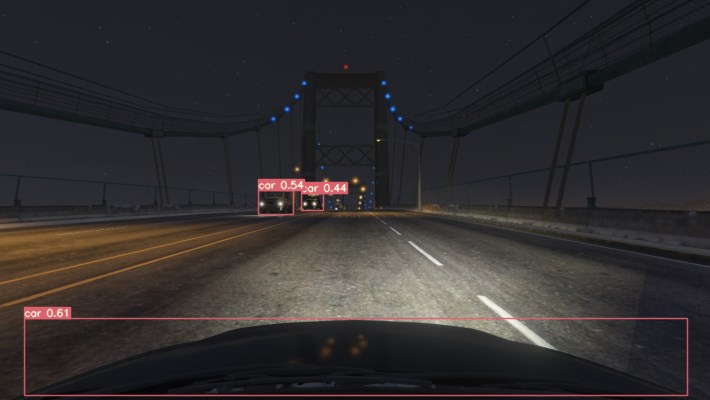
#> input picture Team1/v2x_server/pred_danger/yolov7/runs/detect/.._datasets_GTACrash_accident/053667.jpg, 710 x 400 px; its folder holds only this picture in this run
$ python -i apply_fog_filter.py   (imports and definitions only)
#> lines starting #> are read from the running program, lines starting #| are printed output that depends on the picture
#> further down, picture is the input picture: shape (400, 710, 3); mean B, G, R 47.6, 46.9, 50.3
import cv2
import numpy as np
import os

# ---------- 유틸: fBM 스타일 노이즈 ----------
def fbm_noise(h, w, octaves=4, persistence=0.5, seed=0):
    rng = np.random.default_rng(seed)
    noise = np.zeros((h, w), np.float32)
    amp = 1.0
    total_amp = 0.0
    for i in range(octaves):
        fh, fw = max(1, h // (2**(octaves - 1 - i))), max(1, w // (2**(octaves - 1 - i)))
        base = rng.random((fh, fw)).astype(np.float32)
        base = cv2.resize(base, (w, h), interpolation=cv2.INTER_CUBIC)
        k = max(1, int(3 * (i + 1)))
        if k % 2 == 0: k += 1
        base = cv2.GaussianBlur(base, (k, k), 0)
        noise += base * amp
        total_amp += amp
        amp *= persistence
    noise = noise / (total_amp + 1e-6)
    return np.clip(noise, 0, 1)

# ---------- 유틸: 라이트 샤프트 ----------
def light_rays(mask, light_pos, ray_length=200, ray_decay=0.95, blur_ksize=25):
    h, w = mask.shape[:2]
    cx, cy = w / 2.0, h / 2.0
    vx, vy = (cx - light_pos[0], cy - light_pos[1])
    vlen = np.hypot(vx, vy) + 1e-6
    dx, dy = vx / vlen, vy / vlen

    acc = np.zeros_like(mask, dtype=np.float32)
    tmp = mask.copy().astype(np.float32)

    if blur_ksize % 2 == 0: blur_ksize += 1
    tmp = cv2.GaussianBlur(tmp, (blur_ksize, blur_ksize), 0)

    strength = 1.0
    for _ in range(int(ray_length)):
        M = np.float32([[1, 0, dx], [0, 1, dy]])
        tmp = cv2.warpAffine(tmp, M, (w, h), flags=cv2.INTER_LINEAR, borderMode=cv2.BORDER_REFLECT)
        acc += tmp * strength
        strength *= ray_decay

    acc = acc - acc.min()
    if acc.max() > 1e-6:
        acc = acc / acc.max()
    acc = cv2.GaussianBlur(acc, (blur_ksize, blur_ksize), 0)
    return np.clip(acc, 0, 1)

# ---------- 볼류메트릭 안개 ----------
def apply_volumetric_fog(image_bgr,
                         strength=0.55,
                         fog_color=(245, 248, 250),
                         height_bias=0.1,
                         height_falloff=1.8,
                         noise_scale=0.5,
                         noise_octaves=4,
                         desaturate=0.65,
                         contrast_fade=0.45,
                         light_pos=None,
                         ray_strength=0.7,
                         ray_length=180,
                         ray_decay=0.965,
                         seed=7):
#> called with strength = 0.55, fog_color = (245, 248, 250), height_bias = 0.1, height_falloff = 1.8, noise_scale = 0.5, noise_octaves = 4, desaturate = 0.65, contrast_fade = 0.45
    img = image_bgr.astype(np.float32) / 255.0
    h, w = img.shape[:2]
#> h = 400; w = 710

    yy = np.linspace(0, 1, h, dtype=np.float32)[:, None]
#> yy = 400 values from 0 to 1
    depth_grad = np.clip((yy - height_bias) * height_falloff, 0, 1)
#> depth_grad = 400 values from 0 to 1

    noise = fbm_noise(h, w, octaves=noise_octaves, persistence=0.5, seed=seed)
#> after the loop in fbm_noise, `for i in range(octaves):`:
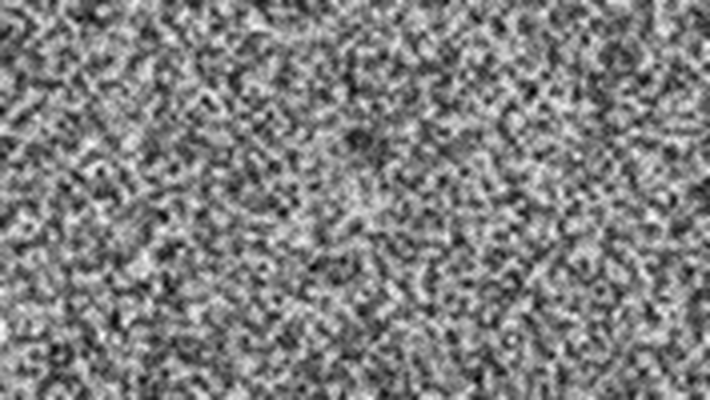
#> noise: shape (400, 710) float32; min 0.116, max 1.74, mean 0.937; drawn with min black and max white
    noise = (noise - 0.5) * 1.4 + 0.5
    noise = np.clip(noise, 0, 1)

    fog_density = (1 - noise_scale) * depth_grad + (noise_scale) * (depth_grad * noise)
    fog_density = cv2.GaussianBlur(fog_density, (0, 0), sigmaX=3, sigmaY=3)
    fog_density = np.clip(fog_density, 0, 1)

    hsv = cv2.cvtColor((img * 255).astype(np.uint8), cv2.COLOR_BGR2HSV).astype(np.float32)
    H, S, V = cv2.split(hsv)
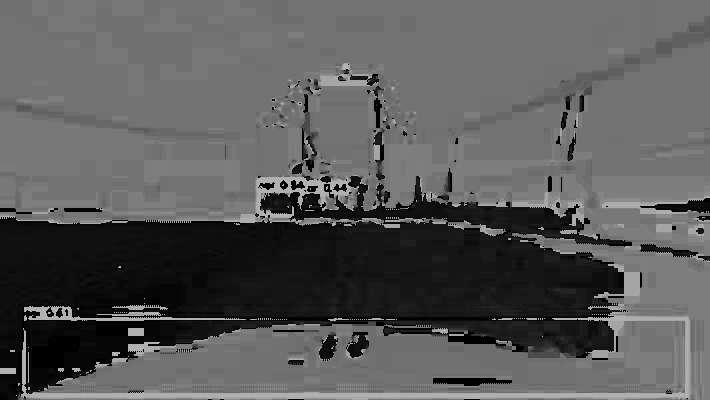
#> H: shape (400, 710) float32; min 0, max 179, mean 89.5
    S = S * (1.0 - desaturate * fog_density)
    S = np.clip(S, 0, 255)
    hsv_mod = cv2.merge([H, S, V]).astype(np.uint8)
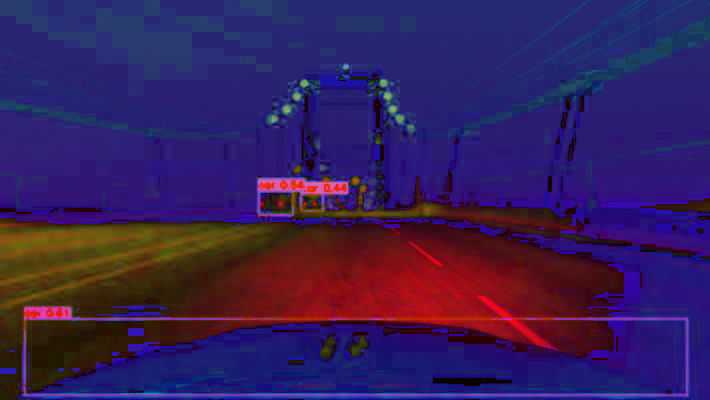
#> hsv_mod: shape (400, 710, 3); mean B, G, R 89.5, 31.3, 54.2
    img_desat = cv2.cvtColor(hsv_mod, cv2.COLOR_HSV2BGR).astype(np.float32) / 255.0

    fog_density3 = fog_density[..., None]               # (H, W) -> (H, W, 1)
    img_flat = (img_desat - 0.5) * (1.0 - (contrast_fade * fog_density3)) + 0.5
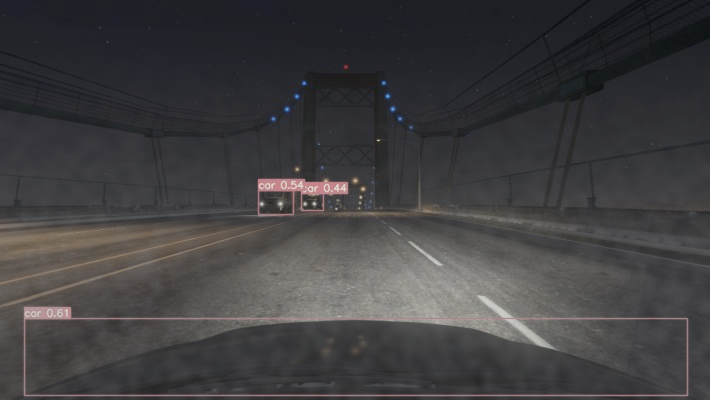
#> img_flat: shape (400, 710, 3) float32; mean B, G, R 0.256, 0.25, 0.254
    # img_flat = (img_desat - 0.5) * (1.0 - (contrast_fade * fog_density)) + 0.5
    img_flat = np.clip(img_flat, 0, 1)

    if light_pos is None:
        gray = cv2.cvtColor((img * 255).astype(np.uint8), cv2.COLOR_BGR2GRAY)
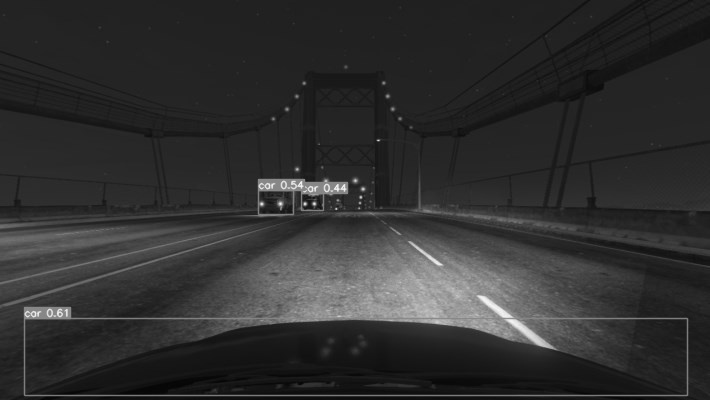
#> gray: shape (400, 710); min 4, max 247, mean 47.9
        _, _, _, maxLoc = cv2.minMaxLoc(gray)
#> maxLoc = (490, 304)
        light_pos = maxLoc
#> light_pos = (490, 304)

    gray = cv2.cvtColor((img * 255).astype(np.uint8), cv2.COLOR_BGR2GRAY).astype(np.float32) / 255.0
    bright_mask = np.clip((gray - 0.7) / 0.3, 0, 1)
    rays = light_rays(bright_mask, light_pos, ray_length=ray_length, ray_decay=ray_decay, blur_ksize=31)
#> in light_rays, `vx, vy = (cx - light_pos[0], cy - light_pos[1])`: vx = -135; vy = -104
#> in light_rays, `vlen = np.hypot(vx, vy) + 1e-6`: vlen = 170.4
#> in light_rays, `dx, dy = vx / vlen, vy / vlen`: dx = -0.792; dy = -0.61
#> after the loop in light_rays, `for _ in range(int(ray_length)):`:
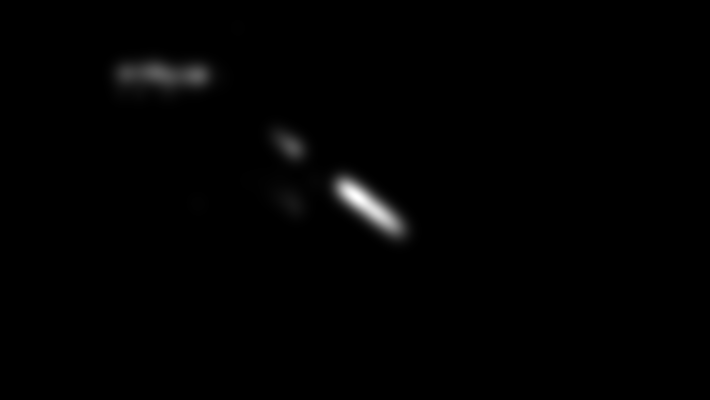
#> tmp: shape (400, 710) float32; min 0, max 0.199, mean 0.00157; drawn with min black and max white
#> after the loop in light_rays, `for _ in range(int(ray_length)):`: strength = 0.00164
    ray_map = np.clip(rays * fog_density, 0, 1)
    img_ray = np.clip(img_flat + (ray_map * ray_strength)[..., None], 0, 1)

    fog_col = np.array(fog_color, np.float32) / 255.0
#> fog_col = [0.961, 0.973, 0.98]
    alpha = np.clip(fog_density * strength, 0, 1)[..., None]
    out = img_ray * (1 - alpha) + fog_col * alpha
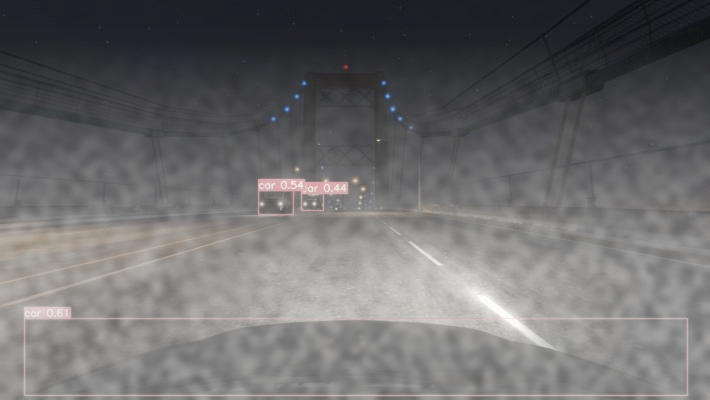
#> out: shape (400, 710, 3) float32; mean B, G, R 0.427, 0.424, 0.428
    out = np.clip(out, 0, 1)

    return (out * 255).astype(np.uint8)

# ---------- 메인 루프 ----------
# [22 lines not run here, left out]

>>> import cv2
>>> picture = cv2.imread('../../../Team1/v2x_server/pred_danger/yolov7/runs/detect/.._datasets_GTACrash_accident/053667.jpg')
>>> result = apply_volumetric_fog(picture)
